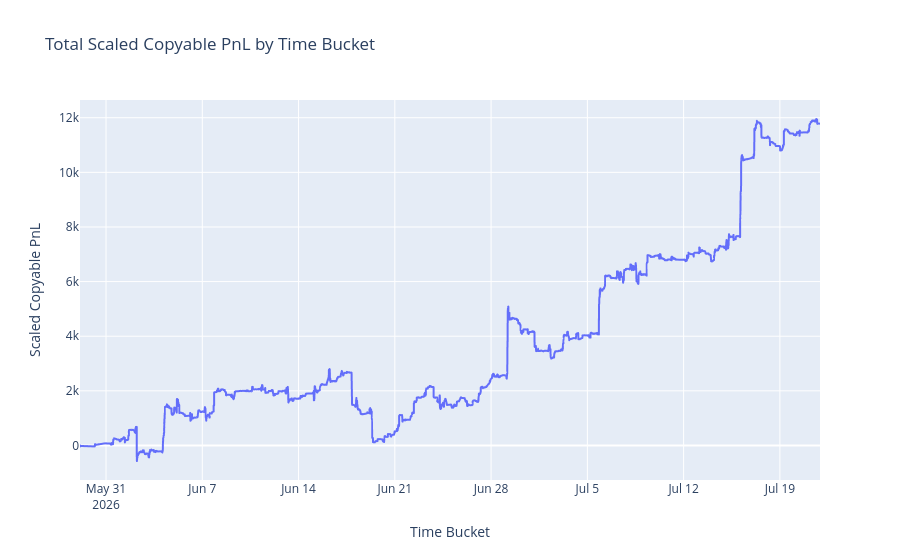

Here is the notebook cell this chart was saved with:
### Code cell
import plotly.express as px

# Aggregate by bucket
bucket_pnl = df.groupby('bucket')['scaled_copyable_pnl'].sum().reset_index()
bucket_pnl['scaled_copyable_pnl'] = bucket_pnl['scaled_copyable_pnl'].cumsum()

# Plot with Plotly
fig = px.line(
    bucket_pnl,
    x='bucket',
    y='scaled_copyable_pnl',
    title='Total Scaled Copyable PnL by Time Bucket',
    labels={'bucket': 'Time Bucket', 'scaled_copyable_pnl': 'Scaled Copyable PnL'}
)
fig.show()

### Figure 1 — Plotly figure (JSON) as saved in the notebook; plotly's stock layout.template omitted (floating-point values rounded to 4 significant figures; data arrays with more than 128 entries replaced by an {"elided": "..."} marker saying what was removed)
{"data": [{"hovertemplate": "Time Bucket=%{x}<br>Scaled Copyable PnL=%{y}<extra></extra>", "legendgroup": "", "line": {"color": "#636efa", "dash": "solid"}, "marker": {"symbol": "circle"}, "mode": "lines", "name": "", "showlegend": false, "type": "scattergl", "x": {"elided": "4332 str values"}, "xaxis": "x", "y": {"elided": "4332 float values"}, "yaxis": "y"}], "layout": {"legend": {"tracegroupgap": 0}, "title": {"text": "Total Scaled Copyable PnL by Time Bucket"}, "xaxis": {"anchor": "y", "domain": [0, 1], "title": {"text": "Time Bucket"}}, "yaxis": {"anchor": "x", "domain": [0, 1], "title": {"text": "Scaled Copyable PnL"}}}}
